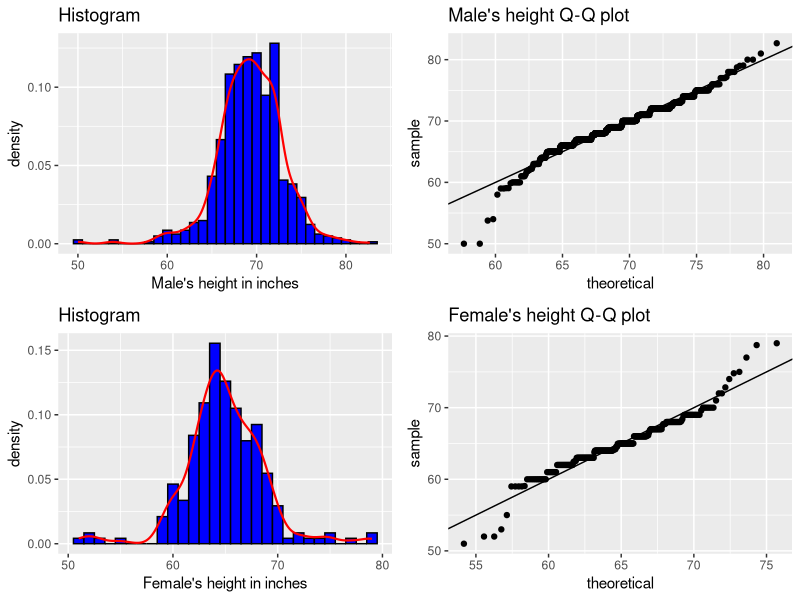

The R source for this figure:
library(dslabs)
library(dplyr)
library(ggplot2)
library(gridExtra)
data(heights)

#filter data between males and females
male = heights %>% filter(sex == "Male")
female = heights %>% filter(sex == "Female")

#calculating the mean and standard deviation
maleParams = male %>% summarize(mean = mean(height), sd = sd(height))
femaleParams = female %>% summarize(mean = mean(height), sd = sd(height))

#male's histogram
p1 = male %>% ggplot(aes(x = height))  + 
  geom_histogram(aes(y = after_stat(density)), binwidth = 1, fill = "blue", col = "black") +
  geom_density(col = "red", linewidth = 0.75) +
  xlab("Male's height in inches") +
  ggtitle("Histogram")

#male's Q-Q plot
p2 = male %>% ggplot(aes(sample = height))  + 
  geom_qq(dparams = maleParams) +
  geom_abline() +
  ggtitle("Male's height Q-Q plot")

#female's histogram
p3 = female %>% ggplot(aes(x = height))  + 
  geom_histogram(aes(y = after_stat(density)), binwidth = 1, fill = "blue", col = "black") +
  geom_density(aes (x = height), color = "red", linewidth = 0.75) +
  xlab("Female's height in inches") +
  ggtitle("Histogram")

#female's Q-Q plot
p4 = female %>% ggplot(aes(sample = height))  + 
  geom_qq(dparams = femaleParams) +
  geom_abline() +
  ggtitle("Female's height Q-Q plot")

#combining all the graphs together
grid.arrange(p1, p2, p3, p4, ncol = 2, nrow = 2)
